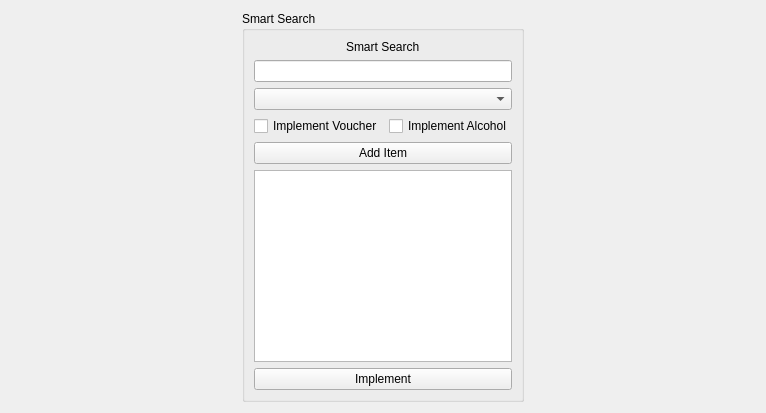
          <widget class="QWidget" name="tab_12">
           <attribute name="title">
            <string>Smart Search</string>
           </attribute>
           <layout class="QGridLayout" name="gridLayout_27">
            <item row="0" column="0">
             <spacer name="horizontalSpacer_30">
              <property name="orientation">
               <enum>Qt::Horizontal</enum>
              </property>
              <property name="sizeHint" stdset="0">
               <size>
                <width>231</width>
                <height>20</height>
               </size>
              </property>
             </spacer>
            </item>
            <item row="0" column="1">
             <widget class="QGroupBox" name="groupBox_3">
              <property name="title">
               <string>Smart Search</string>
              </property>
              <layout class="QGridLayout" name="gridLayout_28">
               <item row="0" column="0" colspan="2" alignment="Qt::AlignHCenter">
                <widget class="QLabel" name="labelSmartSearch_3">
                 <property name="text">
                  <string>Smart Search</string>
                 </property>
                </widget>
               </item>
               <item row="8" column="0" colspan="2">
                <widget class="QPushButton" name="implementVASS">
                 <property name="text">
                  <string>Implement</string>
                 </property>
                </widget>
               </item>
               <item row="2" column="0" colspan="2">
                <widget class="QComboBox" name="smartSearchList_3"/>
               </item>
               <item row="1" column="0" colspan="2">
                <widget class="QLineEdit" name="leSmartSearch_3"/>
               </item>
               <item row="6" column="0" colspan="2">
                <widget class="QPushButton" name="addSmartSearch_3">
                 <property name="text">
                  <string>Add Item</string>
                 </property>
                </widget>
               </item>
               <item row="7" column="0" colspan="2">
                <widget class="QTextEdit" name="addedSS_3"/>
               </item>
               <item row="3" column="1">
                <widget class="QCheckBox" name="imAlcoholSS">
                 <property name="text">
                  <string>Implement Alcohol</string>
                 </property>
                </widget>
               </item>
               <item row="3" column="0">
                <widget class="QCheckBox" name="imVoucherSS">
                 <property name="text">
                  <string>Implement Voucher</string>
                 </property>
                 <property name="checkable">
                  <bool>true</bool>
                 </property>
                 <property name="checked">
                  <bool>false</bool>
                 </property>
                </widget>
               </item>
              </layout>
             </widget>
            </item>
            <item row="0" column="2">
             <spacer name="horizontalSpacer_31">
              <property name="orientation">
               <enum>Qt::Horizontal</enum>
              </property>
              <property name="sizeHint" stdset="0">
               <size>
                <width>231</width>
                <height>20</height>
               </size>
              </property>
             </spacer>
            </item>
           </layout>
          </widget>
